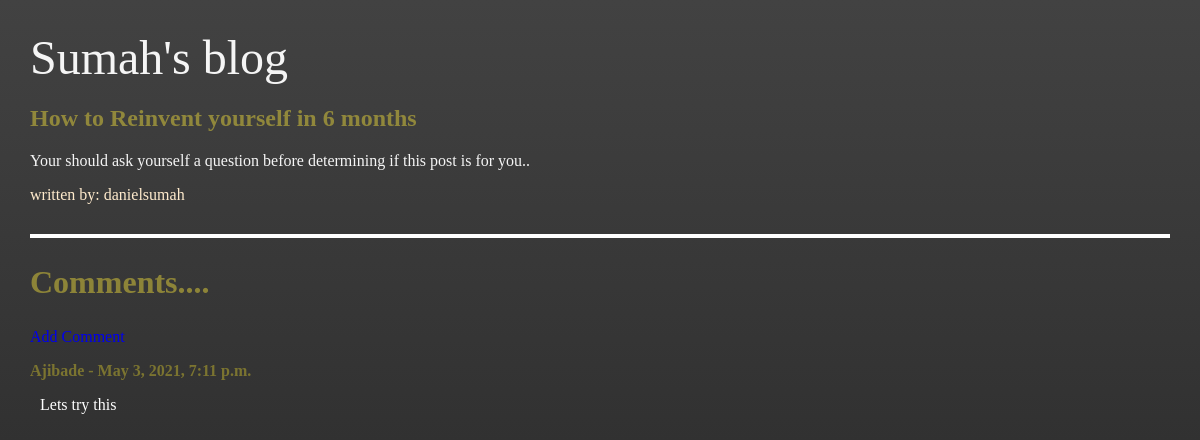
The page /how-to-reinvent-yourself-in-6-months/ on the database its author committed.
### blog/models.py (models this page shows, shortened)
class Post(models.Model):
    title = models.CharField(max_length=100)
    slug = models.SlugField(null=True)
    author = models.ForeignKey('auth.User', on_delete=models.CASCADE)
    body = models.TextField()

class Comment(models.Model):
    post = models.ForeignKey(Post, related_name='comments', on_delete=models.CASCADE)
    name = models.CharField(max_length=200)
    body = models.TextField()
    date_added = models.DateTimeField(auto_now_add=True)

### blog/views.py (the view)
# urls.py: path('<slug>/', BlogDetailView.as_view(), name = 'post_detail_url'),
class BlogDetailView(DetailView):
    model = Post
    template_name = "blog_post_detail.html"
    context_object_name = 'post'

### blog/templates/blog_post_detail.html
{% extends 'base.html' %}
{% block content %}
    <div class="single-post">
        <h1 class="single-post-header text-darkyellow">{{post.title}}</h1>
        <p  class="single-post-body text-whitesmoke" style="height: auto;">{{post.body}}</p>
        <p class="single-post-author">written by: {{post.author}}</p>
    </div>
    <hr>
    <div class="comments">
        <h2>Comments....</h2>
        <a href="{% url 'blog:add_comment_url' slug=post.slug %}">Add Comment</a>
        {% if not post.comments.all %}
            No Comments on this post, be the first to <a href="{% url 'blog:add_comment_url' slug=post.slug %}">Add one</a>
        {% else %}
            {% for comment in post.comments.all %}
                <div class="single-comment">
                    <strong><p class="single-comment-name">{{comment.name}} - {{ comment.date_added}}</p></strong>
                    <p class="single-comment-body">{{comment.body}}</p>
                </div>
            {% endfor %}
        {% endif %}
    </div>
{% endblock content %}

### blog/templates/base.html (style rules this page uses)
html { height: auto; }
body { height: 100%; margin: 0; background-repeat: no-repeat; background-attachment: fixed; margin: 30px; }
a { text-decoration: none; }
.main-bg { background: #424242; background: linear-gradient( #424242, #212121); }
.text-whitesmoke { color: whitesmoke }
.text-darkyellow { color: rgba(255, 235, 59, 0.432) }
.single-post { max-width: 50%; min-width: 400px; margin-bottom: 30px; }
.single-post-body { height: 50px; overflow:hidden; }
.single-post-author { color: blanchedalmond; }
hr { border: 2px solid white; }
.comments { max-width: 50%; min-width: 400px; }
.comments h2 { color: rgba(255, 235, 59, 0.432); font-size: 2rem; }
.single-comment { padding-bottom: 5px; }
.single-comment-body { color: white; padding-left: 10px; }
.single-comment-name { color: rgba(219, 202, 44, 0.432); }

### rows shown on the page
Post: title "How to Reinvent yourself in 6 months", body "Your should ask yourself a question before determining if this post is for you..", author "danielsumah"
Comment: name "Ajibade", date_added "May 3, 2021, 7:11 p.m.", body "Lets try this"
